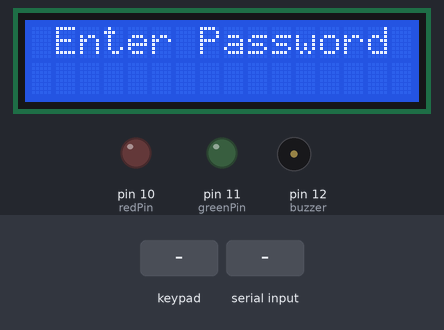
A sketch run on a simulated Arduino Uno, built with avr-gcc and run on an emulated ATmega328P. Shown: 16×2 character LCD, output pins drawn as LEDs (lit = HIGH), buzzer (waves = sounding, pin HIGH). The test bench sets the inputs (shaded band). What the sketch prints to the serial monitor is not drawn.

Above: at 2.2 s.
2.3 s: keypad keys 6 7 8 9 pressed 0.4 s apart
At 5.3 s:
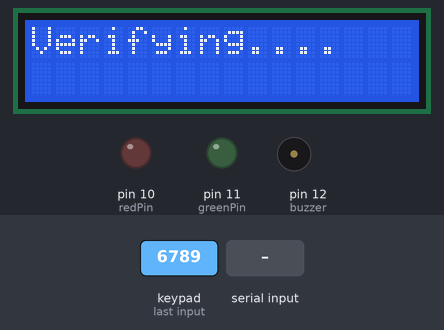
5.4 s: "Correct" received over Serial
At 6.9 s:
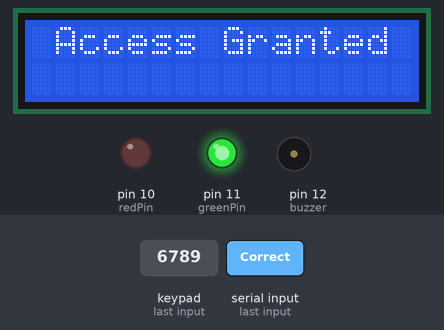
8.4 s: key '*' pressed
At 10.0 s:
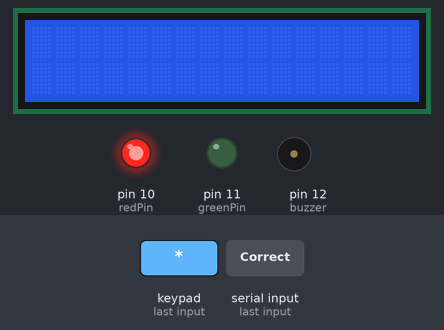
11.4 s: keypad keys 3 4 5 # pressed 0.4 s apart
At 12.0 s:
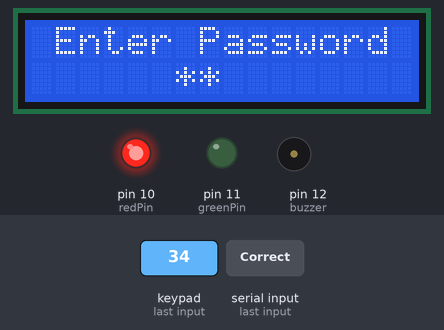
14.5 s: "Incorrect" received over Serial
At 16.1 s:
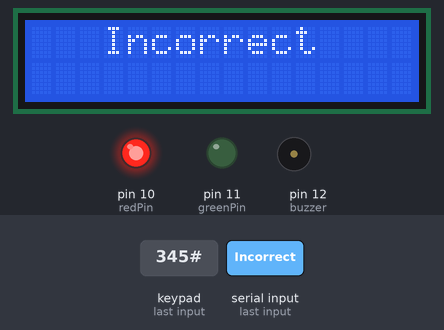
17.5 s: keypad keys 3 4 5 * pressed 0.4 s apart
At 17.7 s:
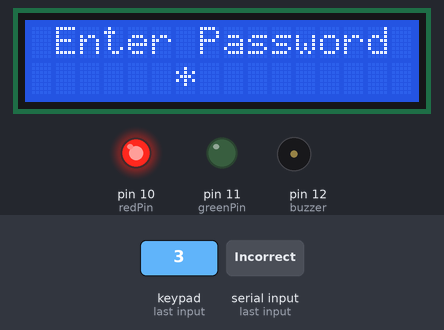
Timing chart, 0 to 20.5 s (numbered marks = the images above; inputs shaded):
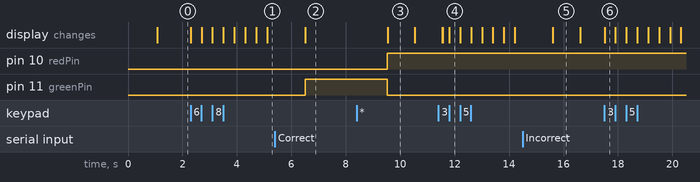

The sketch:

home-security-system.ino
```cpp
#include <Keypad.h>
#include <Wire.h>
#include <LiquidCrystal.h>

LiquidCrystal lcd(A0, A1, A2, A3, A4, A5);

char keys[4][3]={
 {'1','2','3'},
 {'4','5','6'},
 {'7','8','9'},
 {'*','0','#'}};

byte rowPin[4]={6,7,8,9};
byte colPin[3]={3,4,5};

String data = "";
int position = 6;
bool dooropen = false;

int redPin = 10;
int greenPin = 11;
int buzzer = 12;

Keypad keypad=Keypad(makeKeymap(keys),rowPin,colPin,4,3);
// MAPPING THE KEYPAD.


int total_attempts = 0; // Variable to determine the number of wrong attempts.

void setup()
{
  Serial.begin(9600);

  pinMode(redPin,OUTPUT);
  pinMode(greenPin,OUTPUT);
  pinMode(buzzer, OUTPUT);

  lcd.begin(16, 2);
  delay(1000);
  lcd.clear();
}

void loop()
{
  if (dooropen == true)
  {
    char pressed = keypad.getKey();

    if (pressed == '#' || pressed == '*')

    {
      lcd.clear();
      setLocked(true);
      lcd.print("  Door Closed");
      delay(1000);
      dooropen = false;
    }
  }

  else Open();
}

void Open()
{
  lcd.setCursor(0, 0);
  lcd.print(" Enter Password");

  char pressed = keypad.getKey();
  if (pressed)
  {
    data += pressed;
    lcd.setCursor(position, 1);
    lcd.print("*");
    position++;
  }

  if(data.length() == 4)
  {
    delay(400);
    Serial.print(data);
    lcd.clear();
    lcd.print("Verifying");
    int pos = 9;
    while(!Serial.available()){
      if(pos==16){
        lcd.setCursor(9,0);
        lcd.print("       ");
        pos = 9;
      }
      lcd.setCursor(pos++,0);
      lcd.print(".");
      delay(400);
    }
    String incomingString = Serial.readString();
    if(incomingString == "Correct")
    {
      lcd.clear();
      lcd.print(" Access Granted");
      setLocked(false);
      dooropen = true;
    }
    else if(incomingString == "Incorrect")
    {
      lcd.clear();
      lcd.print("   Incorrect");
      delay(1000);
      dooropen = false;
      total_attempts++;
      if(total_attempts==3)
      {
        total_attempts=0;
        buzzer_beep();
        delay(500);
      }
    }
    data = "";
    position = 6;
  }

}

void setLocked(int locked)
  {
    if (locked)
    {
      digitalWrite(redPin, HIGH);
      digitalWrite(greenPin, LOW);
      delay(1000);
    }
    else
    {
      digitalWrite(redPin, LOW);
      digitalWrite(greenPin, HIGH);
      delay(3000);
      digitalWrite(redPin, HIGH);
      digitalWrite(greenPin, LOW);
    }
  }
void buzzer_beep()
{
  lcd.clear();
  lcd.setCursor(0,0);
  lcd.print("   WARNING !!");
  lcd.setCursor(0,1);
  lcd.print(" Access Denied");
  for (int i=0;i<3;i++)
  {
    digitalWrite(buzzer,HIGH);
    delay(1000);
    digitalWrite(buzzer,LOW);
    delay(1000);
  }
}
```

Measured:
- after the input at 2.3 s, the display: first changes at once (image 1 shows a later state)
- after the input at 5.4 s, pin 11 (greenPin): LOW → HIGH after 1.1 s; the display: changes after 1.1 s (image 2)
- after the input at 8.4 s, the display: changes after 1.1 s (image 3)
- after the input at 11.4 s, the display: first differs from a run without the input after 0.16 s (image 4 shows a later state)
- after the input at 14.5 s, the display: changes after 1.1 s (image 5)
- after the input at 17.5 s, the display: changes at once (image 6)
- what the display in image 3 shows lasts 1.0 s, from 9.5 s to 10.5 s
